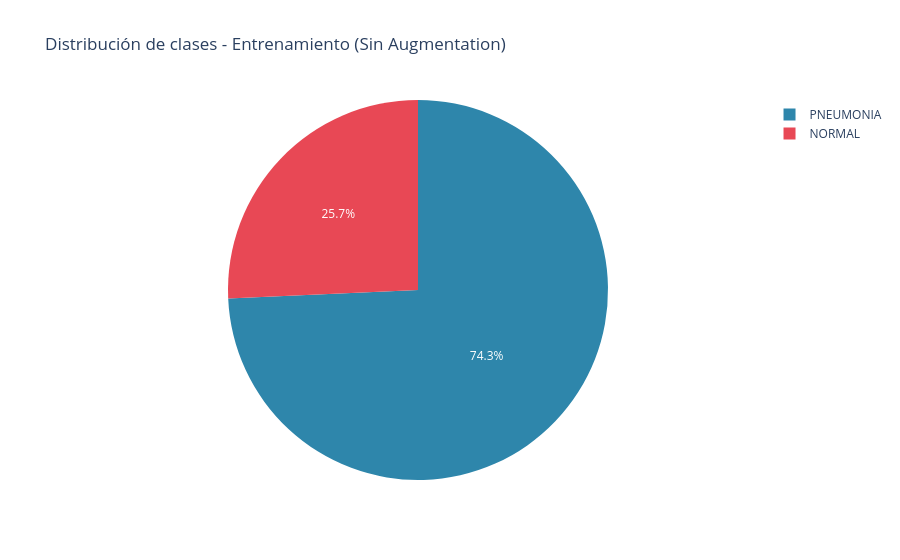

Source (notebook cell):
### Markdown cell above
# 📊 PASO 3: Conteo y Distribución del Dataset

### Code cell
def count_images(base_dir, class_names):
    counts = {}
    for cls in class_names:
        path = os.path.join(base_dir, cls)
        if os.path.exists(path):
            imgs = [f for f in os.listdir(path)
                    if f.lower().endswith(('.png', '.jpg', '.jpeg'))]
            counts[cls] = len(imgs)
        else:
            counts[cls] = 0
    return counts

train_counts = count_images(TRAIN_DIR, CLASS_NAMES)
test_counts  = count_images(TEST_DIR,  CLASS_NAMES)

print('DISTRIBUCIÓN DEL DATASET')
print(f"Train NORMAL:    {train_counts.get('NORMAL', 0)}")
print(f"Train PNEUMONIA: {train_counts.get('PNEUMONIA', 0)}")
print(f"Test NORMAL:     {test_counts.get('NORMAL', 0)}")
print(f"Test PNEUMONIA:  {test_counts.get('PNEUMONIA', 0)}")

fig = px.pie(
    names=CLASS_NAMES,
    values=[train_counts.get(c, 0) for c in CLASS_NAMES],
    title='Distribución de clases - Entrenamiento (Sin Augmentation)',
    color_discrete_sequence=['#2E86AB', '#E84855']
)
fig.show()

# Class weights (igual que en el notebook principal)
n_normal    = train_counts.get('NORMAL', 1)
n_pneumonia = train_counts.get('PNEUMONIA', 1)
total_train = n_normal + n_pneumonia
class_weight = {
    0: total_train / (2 * n_normal),
    1: total_train / (2 * n_pneumonia)
}
print(f'\n⚖️  Class Weights: {class_weight}')

### Figure 1 — Plotly figure (JSON) as saved in the notebook; plotly's stock layout.template omitted (floating-point values rounded to 4 significant figures)
{"data": [{"domain": {"x": [0, 1], "y": [0, 1]}, "hovertemplate": "label=%{label}<br>value=%{value}<extra></extra>", "labels": ["NORMAL", "PNEUMONIA"], "legendgroup": "", "name": "", "showlegend": true, "type": "pie", "values": [1341, 3875]}], "layout": {"legend": {"tracegroupgap": 0}, "piecolorway": ["#2E86AB", "#E84855"], "title": {"text": "Distribución de clases - Entrenamiento (Sin Augmentation)"}}}
